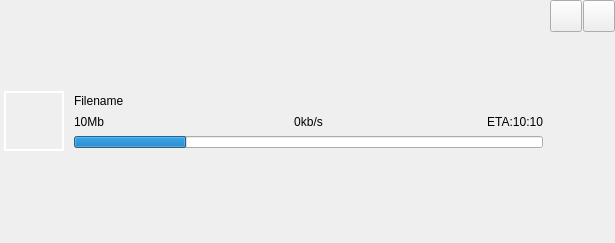
<?xml version="1.0" encoding="UTF-8"?>
<ui version="4.0">
 <class>FileTransferWidget</class>
 <widget class="QWidget" name="FileTransferWidget">
  <property name="geometry">
   <rect>
    <x>0</x>
    <y>0</y>
    <width>615</width>
    <height>243</height>
   </rect>
  </property>
  <property name="windowTitle">
   <string>Form</string>
  </property>
     <layout class="QHBoxLayout" name="horizontalLayout">
      <property name="spacing">
       <number>0</number>
      </property>
      <property name="leftMargin">
       <number>0</number>
      </property>
      <property name="topMargin">
       <number>0</number>
      </property>
      <property name="rightMargin">
       <number>0</number>
      </property>
      <property name="bottomMargin">
       <number>0</number>
      </property>
      <item>
       <layout class="QGridLayout" name="gridLayout_3" rowstretch="1,0,1">
        <property name="leftMargin">
         <number>4</number>
        </property>
        <property name="rightMargin">
         <number>2</number>
        </property>
        <property name="bottomMargin">
         <number>0</number>
        </property>
        <property name="horizontalSpacing">
         <number>6</number>
        </property>
        <property name="verticalSpacing">
         <number>0</number>
        </property>
        <item row="0" column="1">
         <spacer name="verticalSpacer_2">
          <property name="orientation">
           <enum>Qt::Vertical</enum>
          </property>
          <property name="sizeHint" stdset="0">
           <size>
            <width>20</width>
            <height>40</height>
           </size>
          </property>
         </spacer>
        </item>
        <item row="1" column="1">
         <layout class="QGridLayout" name="gridLayout_2">
          <property name="sizeConstraint">
           <enum>QLayout::SetDefaultConstraint</enum>
          </property>
          <property name="leftMargin">
           <number>4</number>
          </property>
          <property name="topMargin">
           <number>2</number>
          </property>
          <property name="rightMargin">
           <number>4</number>
          </property>
          <property name="bottomMargin">
           <number>2</number>
          </property>
          <property name="horizontalSpacing">
           <number>6</number>
          </property>
          <property name="verticalSpacing">
           <number>0</number>
          </property>
          <item row="0" column="1">
           <spacer name="verticalSpacer_5">
            <property name="orientation">
             <enum>Qt::Vertical</enum>
            </property>
            <property name="sizeHint" stdset="0">
             <size>
              <width>1</width>
              <height>20</height>
             </size>
            </property>
           </spacer>
          </item>
          <item row="2" column="1">
           <spacer name="verticalSpacer_7">
            <property name="orientation">
             <enum>Qt::Vertical</enum>
            </property>
            <property name="sizeType">
             <enum>QSizePolicy::Preferred</enum>
            </property>
            <property name="sizeHint" stdset="0">
             <size>
              <width>1</width>
              <height>20</height>
             </size>
            </property>
           </spacer>
          </item>
          <item row="0" column="0">
           <widget class="CroppingLabel" name="filenameLabel">
            <property name="sizePolicy">
             <sizepolicy hsizetype="Expanding" vsizetype="Preferred">
              <horstretch>0</horstretch>
              <verstretch>0</verstretch>
             </sizepolicy>
            </property>
            <property name="text">
             <string>Filename</string>
            </property>
           </widget>
          </item>
          <item row="1" column="1">
           <spacer name="verticalSpacer_6">
            <property name="orientation">
             <enum>Qt::Vertical</enum>
            </property>
            <property name="sizeHint" stdset="0">
             <size>
              <width>1</width>
              <height>21</height>
             </size>
            </property>
           </spacer>
          </item>
          <item row="2" column="0">
           <widget class="QProgressBar" name="progressBar">
            <property name="maximumSize">
             <size>
              <width>16777215</width>
              <height>12</height>
             </size>
            </property>
            <property name="styleSheet">
             <string notr="true"/>
            </property>
            <property name="value">
             <number>24</number>
            </property>
            <property name="orientation">
             <enum>Qt::Horizontal</enum>
            </property>
            <property name="invertedAppearance">
             <bool>false</bool>
            </property>
            <property name="format">
             <string/>
            </property>
           </widget>
          </item>
          <item row="1" column="0">
           <widget class="QWidget" name="statusWidget" native="true">
            <layout class="QHBoxLayout" name="_2">
             <property name="spacing">
              <number>0</number>
             </property>
             <property name="leftMargin">
              <number>0</number>
             </property>
             <property name="topMargin">
              <number>0</number>
             </property>
             <property name="rightMargin">
              <number>0</number>
             </property>
             <property name="bottomMargin">
              <number>0</number>
             </property>
             <item>
              <widget class="QLabel" name="fileSizeLabel">
               <property name="sizePolicy">
                <sizepolicy hsizetype="Expanding" vsizetype="Preferred">
                 <horstretch>0</horstretch>
                 <verstretch>0</verstretch>
                </sizepolicy>
               </property>
               <property name="text">
                <string>10Mb</string>
               </property>
               <property name="alignment">
                <set>Qt::AlignLeading|Qt::AlignLeft|Qt::AlignVCenter</set>
               </property>
              </widget>
             </item>
             <item>
              <widget class="QLabel" name="progressLabel">
               <property name="sizePolicy">
                <sizepolicy hsizetype="Expanding" vsizetype="Preferred">
                 <horstretch>0</horstretch>
                 <verstretch>0</verstretch>
                </sizepolicy>
               </property>
               <property name="text">
                <string>0kb/s</string>
               </property>
               <property name="alignment">
                <set>Qt::AlignCenter</set>
               </property>
              </widget>
             </item>
             <item>
              <widget class="QLabel" name="etaLabel">
               <property name="sizePolicy">
                <sizepolicy hsizetype="Expanding" vsizetype="Preferred">
                 <horstretch>0</horstretch>
                 <verstretch>0</verstretch>
                </sizepolicy>
               </property>
               <property name="text">
                <string>ETA:10:10</string>
               </property>
               <property name="alignment">
                <set>Qt::AlignRight|Qt::AlignTrailing|Qt::AlignVCenter</set>
               </property>
              </widget>
             </item>
            </layout>
           </widget>
          </item>
         </layout>
        </item>
        <item row="1" column="0">
         <widget class="QPushButton" name="previewButton">
          <property name="sizePolicy">
           <sizepolicy hsizetype="Fixed" vsizetype="Fixed">
            <horstretch>0</horstretch>
            <verstretch>0</verstretch>
           </sizepolicy>
          </property>
          <property name="minimumSize">
           <size>
            <width>60</width>
            <height>60</height>
           </size>
          </property>
          <property name="maximumSize">
           <size>
            <width>60</width>
            <height>60</height>
           </size>
          </property>
          <property name="cursor">
           <cursorShape>PointingHandCursor</cursorShape>
          </property>
          <property name="styleSheet">
           <string notr="true">QPushButton{ border: 2px solid white }</string>
          </property>
          <property name="icon">
           <iconset resource="../../../res.qrc">
            <normaloff>:/ui/fileTransferInstance/no.svg</normaloff>:/ui/fileTransferInstance/no.svg</iconset>
          </property>
          <property name="iconSize">
           <size>
            <width>32</width>
            <height>18</height>
           </size>
          </property>
          <property name="flat">
           <bool>true</bool>
          </property>
         </widget>
        </item>
        <item row="2" column="1">
         <spacer name="verticalSpacer">
          <property name="orientation">
           <enum>Qt::Vertical</enum>
          </property>
          <property name="sizeHint" stdset="0">
           <size>
            <width>20</width>
            <height>40</height>
           </size>
          </property>
         </spacer>
        </item>
       </layout>
      </item>
      <item alignment="Qt::AlignTop">
       <widget class="QWidget" name="buttonWidget" native="true">
        <property name="minimumSize">
         <size>
          <width>65</width>
          <height>32</height>
         </size>
        </property>
        <property name="maximumSize">
         <size>
          <width>65</width>
          <height>32</height>
         </size>
        </property>
        <layout class="QGridLayout" name="gridLayout">
         <property name="leftMargin">
          <number>0</number>
         </property>
         <property name="topMargin">
          <number>0</number>
         </property>
         <property name="rightMargin">
          <number>0</number>
         </property>
         <property name="bottomMargin">
          <number>0</number>
         </property>
         <property name="spacing">
          <number>0</number>
         </property>
         <item row="0" column="3" alignment="Qt::AlignRight">
          <widget class="QPushButton" name="rightButton">
           <property name="sizePolicy">
            <sizepolicy hsizetype="Fixed" vsizetype="Fixed">
             <horstretch>0</horstretch>
             <verstretch>0</verstretch>
            </sizepolicy>
           </property>
           <property name="minimumSize">
            <size>
             <width>32</width>
             <height>32</height>
            </size>
           </property>
           <property name="maximumSize">
            <size>
             <width>32</width>
             <height>32</height>
            </size>
           </property>
           <property name="cursor">
            <cursorShape>PointingHandCursor</cursorShape>
           </property>
           <property name="text">
            <string/>
           </property>
           <property name="icon">
            <iconset resource="../../../res.qrc">
             <normaloff>:/ui/fileTransferInstance/no.svg</normaloff>:/ui/fileTransferInstance/no.svg</iconset>
           </property>
           <property name="iconSize">
            <size>
             <width>14</width>
             <height>14</height>
            </size>
           </property>
          </widget>
         </item>
         <item row="0" column="2" alignment="Qt::AlignLeft">
          <widget class="QPushButton" name="leftButton">
           <property name="sizePolicy">
            <sizepolicy hsizetype="Fixed" vsizetype="Fixed">
             <horstretch>0</horstretch>
             <verstretch>0</verstretch>
            </sizepolicy>
           </property>
           <property name="minimumSize">
            <size>
             <width>32</width>
             <height>32</height>
            </size>
           </property>
           <property name="maximumSize">
            <size>
             <width>32</width>
             <height>32</height>
            </size>
           </property>
           <property name="cursor">
            <cursorShape>PointingHandCursor</cursorShape>
           </property>
           <property name="text">
            <string/>
           </property>
           <property name="icon">
            <iconset resource="../../../res.qrc">
             <normaloff>:/ui/fileTransferInstance/no.svg</normaloff>:/ui/fileTransferInstance/no.svg</iconset>
           </property>
           <property name="iconSize">
            <size>
             <width>14</width>
             <height>14</height>
            </size>
           </property>
          </widget>
         </item>
        </layout>
       </widget>
      </item>
     </layout>
 </widget>
 <customwidgets>
  <customwidget>
   <class>CroppingLabel</class>
   <extends>QLabel</extends>
   <header location="global">src/widget/tool/croppinglabel.h</header>
  </customwidget>
 </customwidgets>
 <tabstops>
  <tabstop>previewButton</tabstop>
 </tabstops>
 <resources>
  <include location="../../../res.qrc"/>
 </resources>
 <connections/>
</ui>
